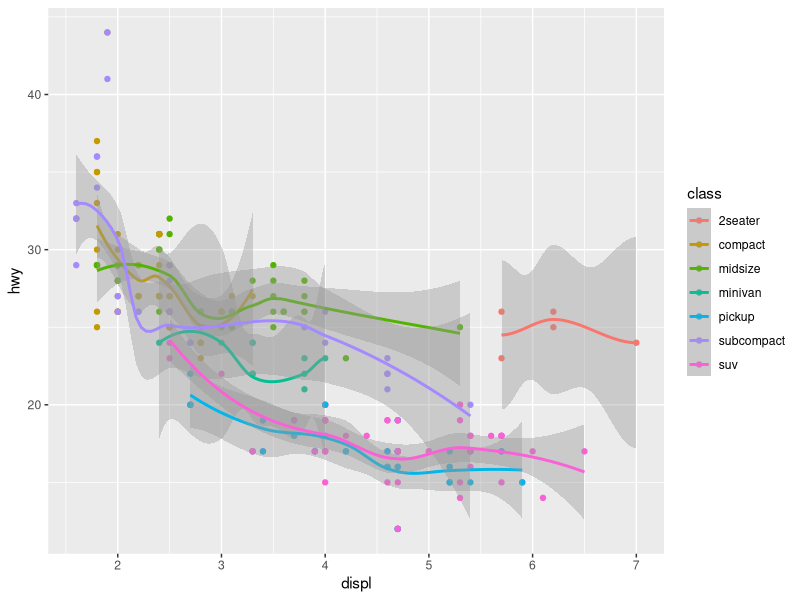

Recreate this plot in R.
library(ggplot2)
ggplot(mpg, aes(x = displ, y = hwy, color = class)) + 
  geom_point() +  # Using points as geom_curve is not suitable for this context
  geom_smooth()
